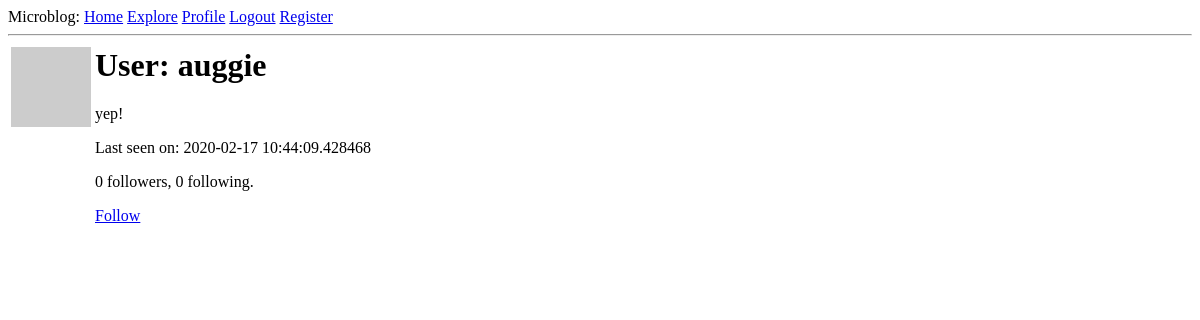
The app's page /user/auggie (signed in), older data.
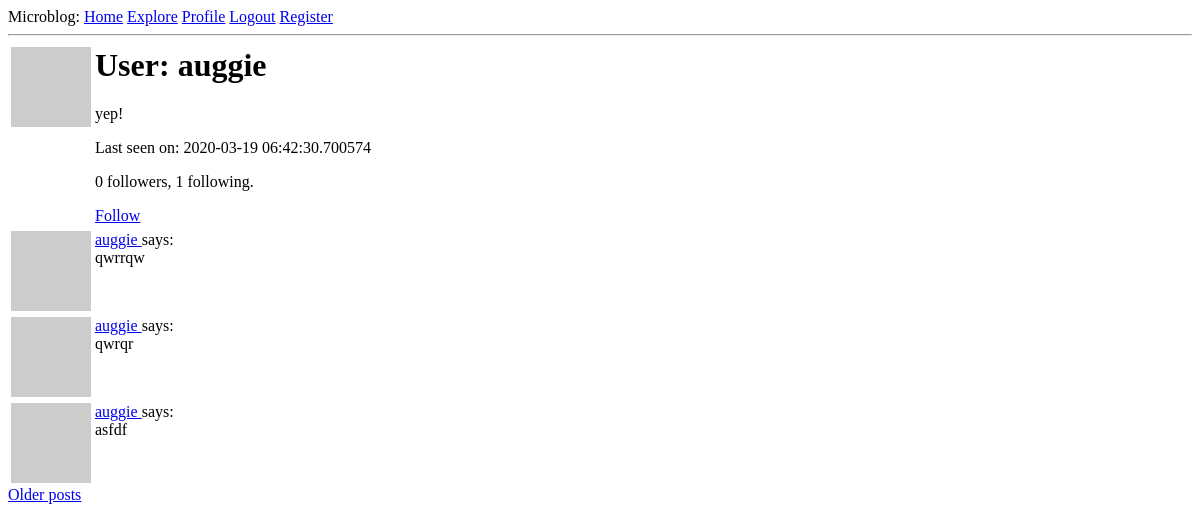
The same page, newer data.
### app/models.py (models this page shows, shortened)
class User(UserMixin, db.Model):
    id = db.Column(db.Integer, primary_key=True)
    username = db.Column(db.String(64), index=True, unique=True)
    email = db.Column(db.String(120), index=True, unique=True)
    password_hash = db.Column(db.String(128))
    posts = db.relationship('Post', backref='author', lazy='dynamic')
    about_me = db.Column(db.String(140))
    last_seen = db.Column(db.DateTime, default=datetime.utcnow)
    followed = db.relationship(
        'User', secondary=followers,
        primaryjoin=(followers.c.follower_id == id),
        secondaryjoin=(followers.c.followed_id == id),
        backref=db.backref('followers', lazy='dynamic'), lazy='dynamic')
    def avatar(self, size):
        digest = md5(self.email.lower().encode('utf-8')).hexdigest()
        return f'https://www.gravatar.com/avatar/{digest}?d=identicon&s={size}'
    def is_following(self, user):
        return self.followed.filter(
            followers.c.followed_id == user.id).count() > 0

class Post(db.Model):
    id = db.Column(db.Integer, primary_key=True)
    body = db.Column(db.String(140))
    timestamp = db.Column(db.DateTime, index=True, default=datetime.utcnow)
    user_id = db.Column(db.Integer, db.ForeignKey('user.id'))

### app/routes.py (the view)
@app.route('/profile', defaults={'username': None})
@app.route('/user/<username>')
@login_required
def user(username):
    username = current_user.username if username is None else username
    user = User.query.filter_by(username=username).first_or_404()
    page = request.args.get('page', 1, type=int)
    posts = user.posts.order_by(Post.timestamp.desc()).paginate(
        page, app.config['POSTS_PER_PAGE'], False)
    next_url = url_for('user', username=user.username, page=posts.next_num) \
        if posts.has_next else None
    prev_url = url_for('user', username=user.username, page=posts.prev_num) \
        if posts.has_prev else None
    return render_template('user.html', user=user, posts=posts.items,
                           next_url=next_url, prev_url=prev_url)

### app/models.py (called while the page is built)
@login.user_loader
def load_user(id):
    return User.query.get(int(id))

### app/routes.py (called while the page is built)
@app.before_request
def before_request():
    if current_user.is_authenticated:
        current_user.last_seen = datetime.utcnow()
        db.session.commit()

### app/templates/user.html (shortened to what this page needs)
{% extends "base.html" %}
{% block content %}
  <table>
    <tr valign="top">
      <td><img src="{{ user.avatar(128) }}"></td>
      <td><h1>User: {{ user.username }}</h1>
        {% if user.about_me %}<p>{{ user.about_me }}</p>{% endif %}
        {% if user.last_seen %}<p>Last seen on: {{ user.last_seen }}</p>{% endif %}
        <p>{{ user.followers.count() }} followers, {{ user.followed.count() }} following.</p>
        {% if user == current_user %}
        <p><a href="{{ url_for('edit_profile') }}">Edit your profile</a></p>
        {% elif not current_user.is_following(user) %}
        <p><a href="{{ url_for('follow', username=user.username) }}">Follow</a></p>
        {% else %}
        <p><a href="{{ url_for('unfollow', username=user.username) }}">Unfollow</a></p>
        {% endif %}
      </td>
    </tr>
  </table>
  {% for post in posts %}
        {% include '_post.html' %}
  {% endfor %}
  {% if next_url %}
    <a href="{{ next_url }}">Older posts</a>
  {% endif %}
{% endblock %}

### app/templates/base.html (shortened to what this page needs)
<html>
  <head>
  </head>
  <body>
    <div>
      Microblog:
      <a href="{{url_for('index')}}">Home</a>
      <a href="{{ url_for('explore') }}">Explore</a>
      {% if current_user.is_anonymous %}
      <a href="{{url_for('login')}}">Login</a>
      {% else %}
      <a href="{{url_for('user', username=current_user.username)}}">Profile</a>
      <a href="{{url_for('logout')}}">Logout</a>
      {% endif %}
      <a href="{{url_for('register')}}">Register</a>
    </div>
    <hr>
    {% block content %}{% endblock %}
  </body>
</html>

### app/templates/_post.html
<table>
  <tr valign="top">
    <td><img src="{{ post.author.avatar(36) }}"></td>
    <td>
      <a href="{{ url_for('user', username=post.author.username) }}">
          {{ post.author.username }}
      </a>
      says:<br>{{ post.body }}
    </td>
  </tr>
</table>

Row changes from the older to the newer data that the page shows:
changed User "auggie": last_seen "2020-02-17 10:44:09.428468" → "2020-03-19 06:42:30.700574"
added Post: author.username "auggie", body "qwrrqw"
added Post: author.username "auggie", body "qwrqr"
added Post: author.username "auggie", body "asfdf"
Text that changed along with them:
{{ user.followed.count() }}: "0" → "1"
text now shown: "Older posts"
